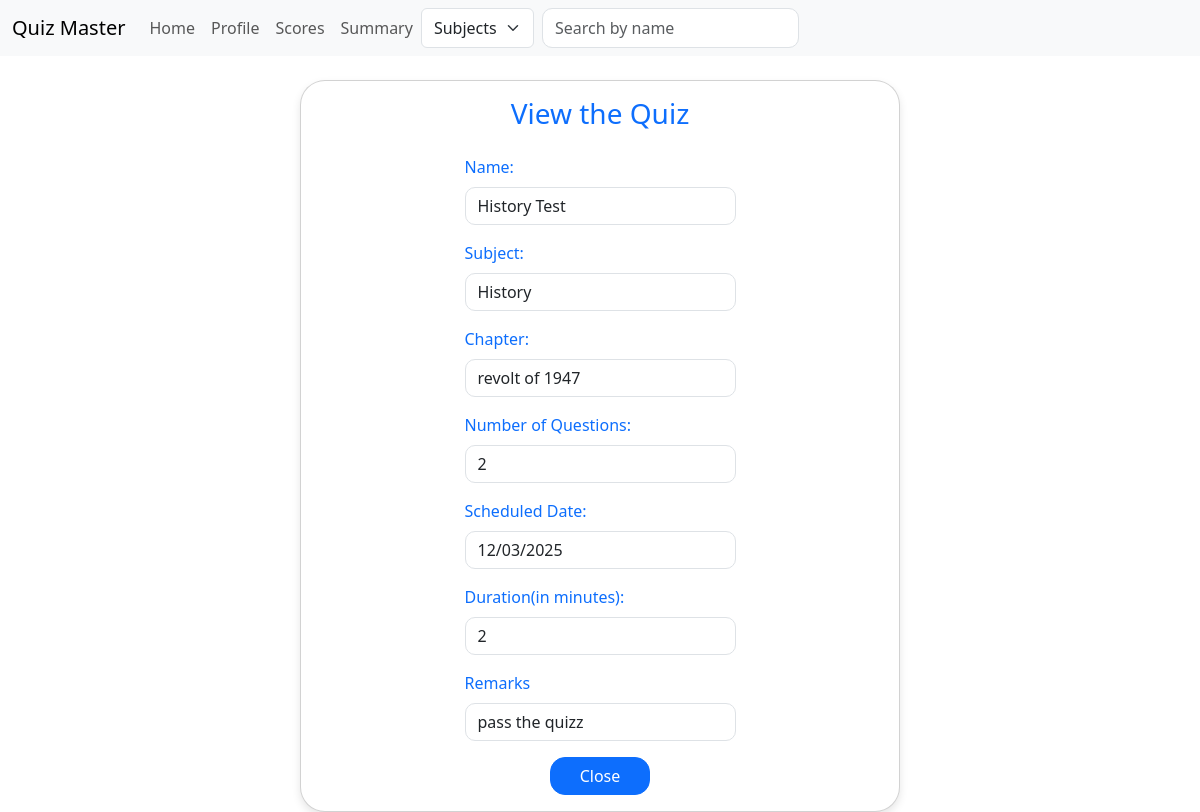
Before: /quiz/3/view (signed in) with the older database file.
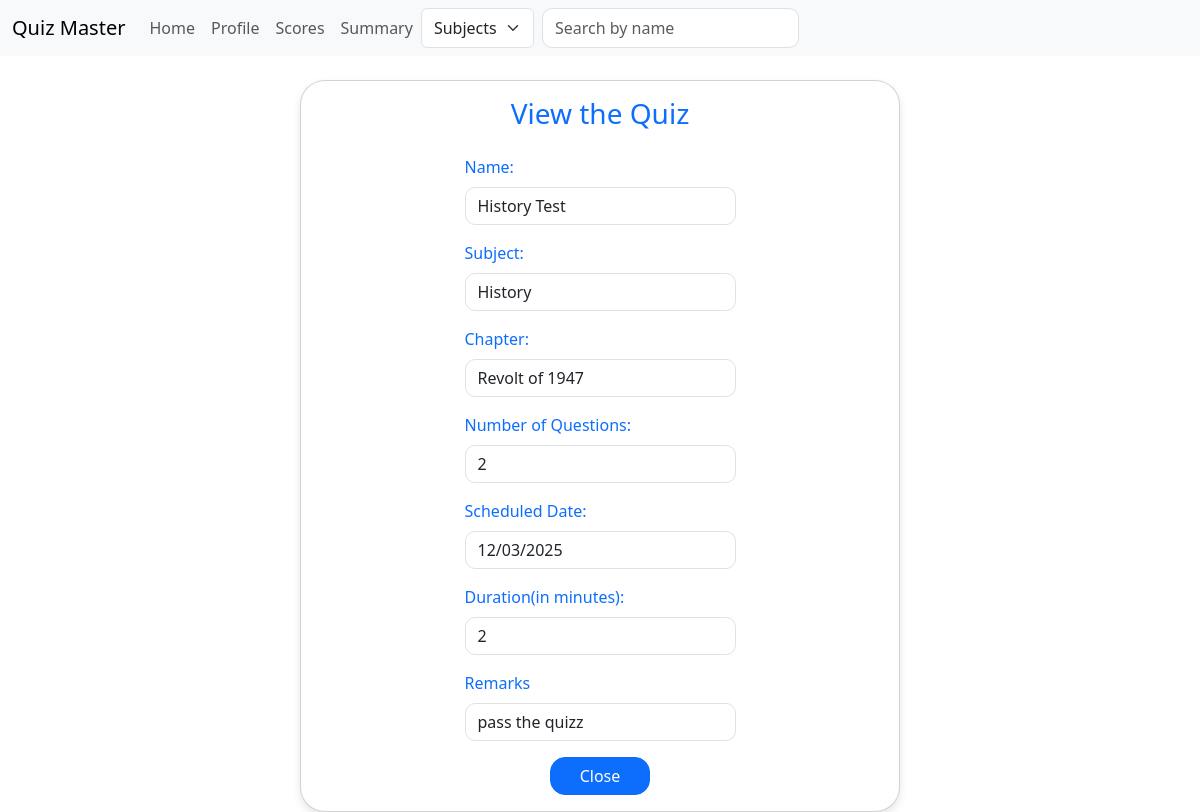
After: the same page with the newer database file.
### models.py (models this page shows)
class Chapter(db.Model):
    id = db.Column(db.Integer, primary_key = True)
    name = db.Column(db.String(64 ), nullable = False)
    description = db.Column(db.String(100))
    subject_id = db.Column(db.Integer, db.ForeignKey('subject.id'), nullable=False)

### routes.py (the view)
@app.route('/quiz/<int:id>/view')
@auth_requried
def view_quiz(id):
    user = User.query.get(session['user_id'])
    quiz = Quiz.query.get_or_404(id)
    chapter = Chapter.query.get(quiz.chapter_id)
    subject = Subject.query.get(chapter.subject_id)
    return render_template('view_quiz.html', quiz=quiz, chapter=chapter, subject=subject, user=user)

### routes.py (called while the page is built)
def auth_requried(func):
    @wraps(func)
    def inner(*args, **kwargs):
        if 'user_id' in session:
            return func(*args, **kwargs)
        else:
            flash('You need to be logged in to access this page')
            return redirect(url_for('login'))
    return inner

### templates/view_quiz.html (shortened to what this page needs)
{% extends 'layout.html' %}
{% block content %}
<div class="container mt-4">
    <div class="card">
        <div class="card-body">
            <h3 class="text-center text-primary mb-4">View the Quiz</h3>
            <div class="row">
                <div class="col-md-6 mx-auto">
                    <div class="mb-3">
                        <label class="form-label text-primary">Name:</label>
                        <input type="text" class="form-control" value="{{ quiz.name }}" readonly>
                    </div>
                    <div class="mb-3">
                        <label class="form-label text-primary">Subject:</label>
                        <input type="text" class="form-control" value="{{ subject.name }}" readonly>
                    </div>
                    <div class="mb-3">
                        <label class="form-label text-primary">Chapter:</label>
                        <input type="text" class="form-control" value="{{ chapter.name }}" readonly>
                    </div>
                    <div class="mb-3">
                        <label class="form-label text-primary">Number of Questions:</label>
                        <input type="text" class="form-control" value="{{ quiz.no_of_question }}" readonly>
                    </div>
                    <div class="mb-3">
                        <label class="form-label text-primary">Scheduled Date:</label>
                        <input type="text" class="form-control" value="{{ quiz.date.strftime('%d/%m/%Y') }}" readonly>
                    </div>
                    <div class="mb-3">
                        <label class="form-label text-primary">Duration(in minutes):</label>
                        <input type="text" class="form-control" value="{{ quiz.time }}" readonly>
                    </div>
                    <div class="mb-3">
                        <label class="form-label text-primary">Remarks</label>
                        <input type="text" class="form-control" value="{{ quiz.remark }}" readonly>
                    </div>
                    <div class="text-center">
                        <a href="{{ url_for('home') }}" class="btn btn-primary px-4">Close</a>
                    </div>
                </div>
            </div>
        </div>
    </div>
</div>
{% endblock %}

Changed rows visible on the page:
changed Chapter: name "revolt of 1947" → "Revolt of 1947"
